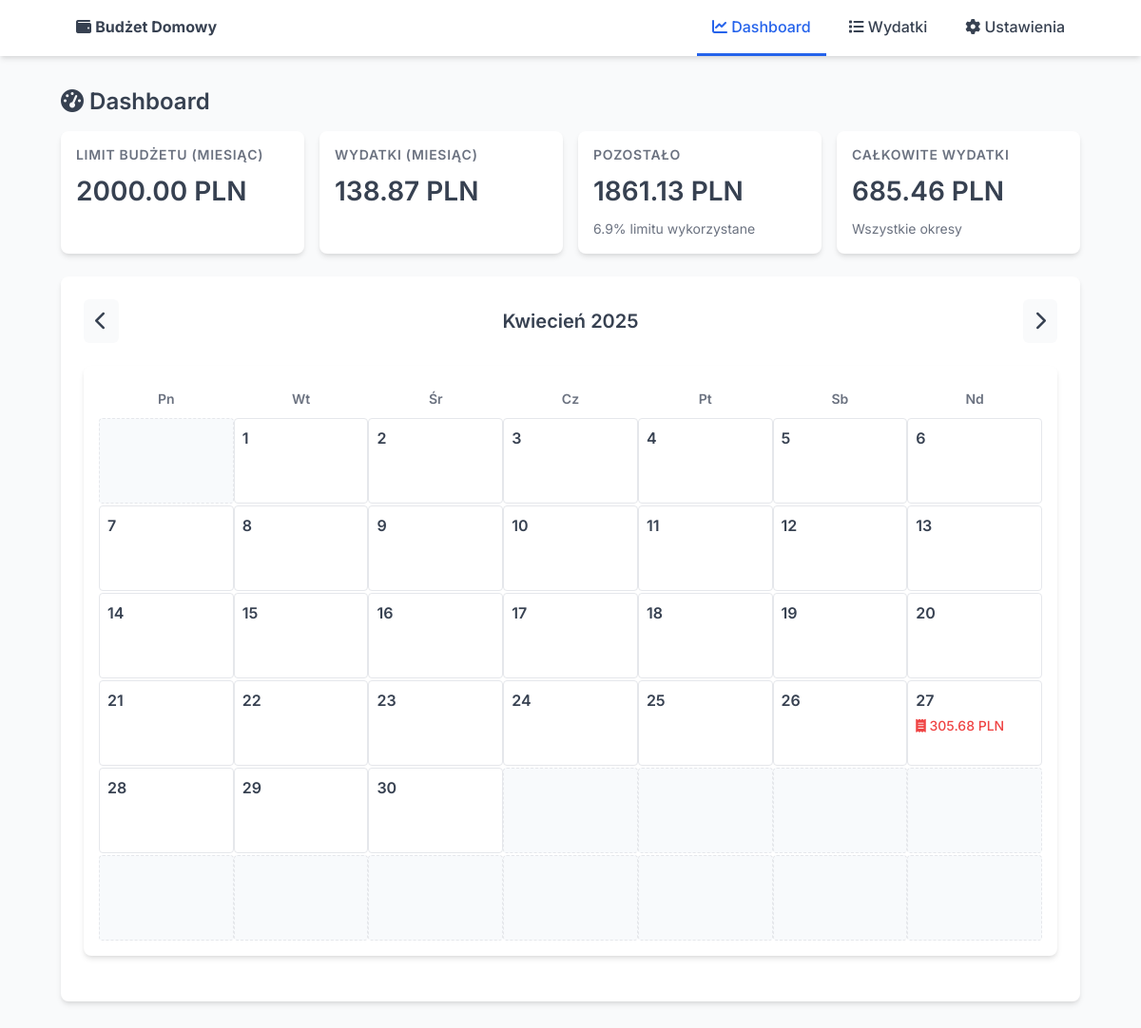
Screenshot of /2025/4/ with the database file from the repository.
### models.py (models this page shows, shortened)
class Settings(db.Model):
    __tablename__ = 'settings'
    id = db.Column(db.Integer, primary_key=True)
    budget_limit = db.Column(db.Float, nullable=False, default=2000.0)
    limit_period = db.Column(db.String(10), nullable=False, default='month')  # 'week', 'month', 'year'
    notified = db.Column(db.Boolean, nullable=False, default=False)

### app.py (the view)
@env_app.route('/')
@env_app.route('/<int:year>/<int:month>/')
def dashboard(year=None, month=None):
    settings = Settings.query.first()
    if not settings:
        settings = Settings(budget_limit=2000.0, limit_period='month', notified=False)
        db.session.add(settings)
        db.session.commit()
    period_expenses = get_period_expenses(settings.limit_period)
    total_expenses = db.session.query(db.func.coalesce(db.func.sum(Expense.amount), 0)).scalar()
    now = datetime.now()
    if year is None or month is None:
        year, month = now.year, now.month
    if month < 1:
        month = 12
        year -= 1
    elif month > 12:
        month = 1
        year += 1
    prev_month = month - 1
    prev_year = year
    if prev_month < 1:
        prev_month = 12
        prev_year -= 1
    next_month = month + 1
    next_year = year
    if next_month > 12:
        next_month = 1
        next_year += 1
    month_names = ['', 'Styczeń', 'Luty', 'Marzec', 'Kwiecień', 'Maj', 'Czerwiec',
                   'Lipiec', 'Sierpień', 'Wrzesień', 'Październik', 'Listopad', 'Grudzień']
    month_name = month_names[month]
    _, last_day = calendar.monthrange(year, month)
    first_weekday = calendar.monthrange(year, month)[0]  # 0 = poniedzialek w Python (xd)
    daily_expenses = defaultdict(float)
    month_start = datetime(year, month, 1)
    if month == 12:
        next_month_start = datetime(year + 1, 1, 1)
    else:
        next_month_start = datetime(year, month + 1, 1)
    expenses = Expense.query.filter(
        Expense.date >= month_start,
        Expense.date < next_month_start
    ).all()
    for expense in expenses:
        day = expense.date.day
        daily_expenses[day] += expense.amount
    period_names = {
        'week': 'tydzień',
        'month': 'miesiąc',
        'year': 'rok'
    }
    return render_template(
        'dashboard.html',
        current_limit=settings.budget_limit,
        period_expenses=period_expenses,
        total_expenses=total_expenses,
        period=period_names.get(settings.limit_period, settings.limit_period),
        year=year,
        month=month,
        month_name=month_name,
        last_day=last_day,
        first_weekday=first_weekday,
        daily_expenses=daily_expenses,
        prev_year=prev_year,
        prev_month=prev_month,
        next_year=next_year,
        next_month=next_month
    )

### app.py (called while the page is built)
@env_app.context_processor
def inject_current_year():
    return {'current_year': datetime.now().year}

### templates/dashboard.html (shortened to what this page needs)
{% extends 'base.html' %}
{% block content %}
<h2><i class="fas fa-tachometer-alt"></i> Dashboard</h2>
<div class="stats-grid">
    <div class="stat-card">
        <h4>Limit budżetu ({{ period }})</h4>
        <div class="value">{{ "%.2f"|format(current_limit) }} PLN</div>
    </div>
    <div class="stat-card">
        <h4>Wydatki ({{ period }})</h4>
        <div class="value">{{ "%.2f"|format(period_expenses) }} PLN</div>
    </div>
    <div class="stat-card">
        <h4>Pozostało</h4>
        <div class="value {% if current_limit - period_expenses >= 0 %}balance-positive{% else %}balance-negative{% endif %}">
            {{ "%.2f"|format(current_limit - period_expenses) }} PLN
        </div>
        <div class="secondary">
            {% if current_limit > 0 %}
            {{ "%.1f"|format((period_expenses / current_limit) * 100) }}% limitu wykorzystane
            {% endif %}
        </div>
    </div>
    <div class="stat-card">
        <h4>Całkowite wydatki</h4>
        <div class="value">{{ "%.2f"|format(total_expenses) }} PLN</div>
        <div class="secondary">Wszystkie okresy</div>
    </div>
</div>
<div class="card">
    <div class="calendar-header">
        <a href="{{ url_for('dashboard', year=prev_year, month=prev_month) }}" class="calendar-arrow"><i class="fas fa-chevron-left"></i></a>
        <h3>{{ month_name }} {{ year }}</h3>
        <a href="{{ url_for('dashboard', year=next_year, month=next_month) }}" class="calendar-arrow"><i class="fas fa-chevron-right"></i></a>
    </div>
    <div class="calendar">
        <div class="week">
            <div class="day-name">Pn</div>
            <div class="day-name">Wt</div>
            <div class="day-name">Śr</div>
            <div class="day-name">Cz</div>
            <div class="day-name">Pt</div>
            <div class="day-name">Sb</div>
            <div class="day-name">Nd</div>
        </div>
        {% for week in range(6) %}
            <div class="week">
                {% for weekday in range(7) %}
                    {% set day_num = week * 7 + weekday - first_weekday + 1 %}
                    {% if day_num < 1 or day_num > last_day %}
                        <div class="day empty"></div>
                    {% else %}
                        <div class="day {% if day_num == today_day and month == today_month and year == today_year %}today{% endif %}">
                            <div class="day-number">{{ day_num }}</div>
                            {% if daily_expenses[day_num] > 0 %}
                                <div class="expense">
                                    <i class="fas fa-receipt"></i> {{ "%.2f"|format(daily_expenses[day_num]) }} PLN
                                </div>
                            {% endif %}
                        </div>
                    {% endif %}
                {% endfor %}
            </div>
        {% endfor %}
    </div>
</div>
{% endblock %}

### static/style.css (style rules this page uses)
:root { --primary: #2563eb; --primary-dark: #1d4ed8; --success: #10b981; --danger: #ef4444; --warning: #f59e0b; --text: #374151; --text-light: #6b7280; --bg: #f9fafb; --bg-card: #ffffff; --border: #e5e7eb; --border-focus: #93c5fd; --shadow: 0 4px 6px -1px rgba(0, 0, 0, 0.1), 0 2px 4px -1px rgba(0, 0, 0, 0.06); }
* { box-sizing: border-box; margin: 0; padding: 0; }
body { font-family: 'Inter', 'Segoe UI', -apple-system, BlinkMacSystemFont, sans-serif; line-height: 1.5; color: var(--text); background-color: var(--bg); padding-bottom: 40px; }
h1, h2, h3, h4 { margin-bottom: 16px; font-weight: 600; line-height: 1.3; }
h2 { font-size: 1.5rem; color: var(--text); }
h3 { font-size: 1.25rem; color: var(--text); }
a { color: var(--primary); text-decoration: none; transition: color 0.2s ease-in-out; }
.card { background: var(--bg-card); border-radius: 8px; padding: 24px; box-shadow: var(--shadow); margin-bottom: 24px; }
.stats-grid { display: grid; grid-template-columns: repeat(auto-fit, minmax(250px, 1fr)); gap: 16px; margin-bottom: 24px; }
.stat-card { background: var(--bg-card); border-radius: 8px; padding: 16px; box-shadow: var(--shadow); display: flex; flex-direction: column; }
.stat-card h4 { font-size: 0.875rem; color: var(--text-light); text-transform: uppercase; letter-spacing: 0.05em; margin-bottom: 8px; }
.stat-card .value { font-size: 1.75rem; font-weight: 600; color: var(--text); margin-bottom: 8px; }
.stat-card .secondary { font-size: 0.875rem; color: var(--text-light); }
.balance-positive { color: var(--success); }
.calendar { display: flex; flex-direction: column; max-width: 100%; margin: 24px 0; gap: 2px; background: var(--bg-card); padding: 16px; border-radius: 8px; box-shadow: var(--shadow); }
.calendar-header { display: flex; justify-content: space-between; align-items: center; margin-bottom: 16px; }
.calendar-header h3 { margin-bottom: 0; font-size: 1.25rem; text-align: center; flex-grow: 1; }
.calendar-arrow { text-decoration: none; font-size: 1.25rem; color: var(--text); padding: 8px 12px; border-radius: 6px; background: var(--bg); transition: all 0.2s ease; }
.week { display: flex; justify-content: space-between; }
.day-name { width: 14.28%; padding: 8px; text-align: center; font-weight: 600; color: var(--text-light); font-size: 0.875rem; }
.day { width: 14.28%; height: 90px; border: 1px solid var(--border); border-radius: 4px; padding: 8px; font-size: 0.875rem; background-color: var(--bg-card); overflow: hidden; transition: background-color 0.2s ease; }
.day .day-number { font-weight: 600; margin-bottom: 4px; font-size: 1rem; }
.day .expense { color: var(--danger); font-weight: 500; }
.day.empty { background-color: #f8fafc; border: 1px dashed var(--border); }

### rows the page displays
Settings: budget_limit "2000.00", current_limit-period_expenses "1861.13", (period_expenses/current_limit)*100 "6.9"

### other values shown
{{ period }} "MIESIĄC"
{{ "%.2f"|format(period_expenses) }} "138.87"
{{ "%.2f"|format(total_expenses) }} "685.46"
{{ month_name }} "Kwiecień"
{{ year }} "2025"
{{ day_num }} "1" "2" "3" "4" "5" "6" "7" "8" "9" "10" "11" "12" "13" "14" "15" "16" "17" "18" "19" "20" "21" "22" "23" "24" "25" "26" "27" "28" "29" "30"
{{ "%.2f"|format(daily_expenses[day_num]) }} "305.68"
